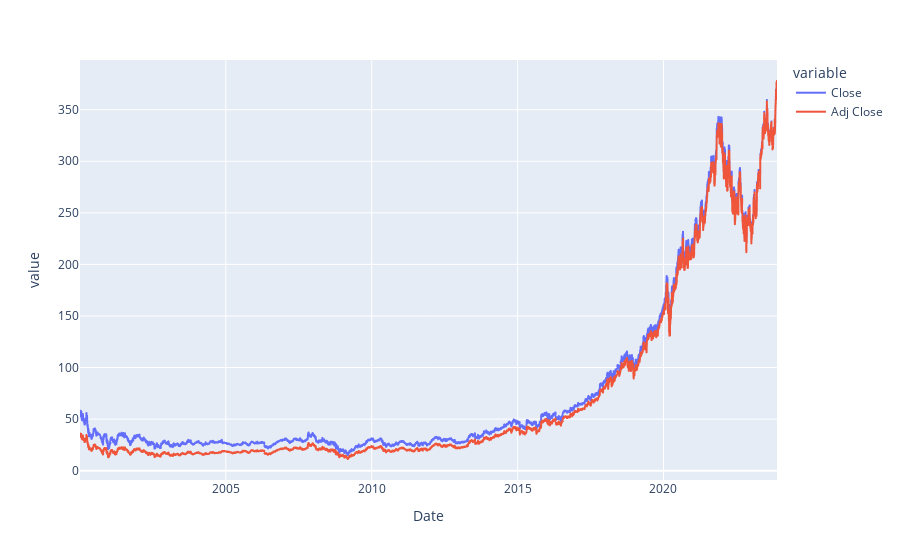

The notebook cell this image was saved under:
### Code cell
line(data_frame=df, x='Date', y=['Close', 'Adj Close'])

### Figure 1 — Plotly figure (JSON) as saved in the notebook; plotly's stock layout.template omitted (floating-point values rounded to 4 significant figures; data arrays with more than 128 entries replaced by an {"elided": "..."} marker saying what was removed)
{"data": [{"hovertemplate": "variable=Close<br>Date=%{x}<br>value=%{y}<extra></extra>", "legendgroup": "Close", "line": {"color": "#636efa", "dash": "solid"}, "marker": {"symbol": "circle"}, "mode": "lines", "name": "Close", "showlegend": true, "type": "scattergl", "x": {"elided": "6012 str values"}, "xaxis": "x", "y": {"elided": "6012 float values"}, "yaxis": "y"}, {"hovertemplate": "variable=Adj Close<br>Date=%{x}<br>value=%{y}<extra></extra>", "legendgroup": "Adj Close", "line": {"color": "#EF553B", "dash": "solid"}, "marker": {"symbol": "circle"}, "mode": "lines", "name": "Adj Close", "showlegend": true, "type": "scattergl", "x": {"elided": "6012 str values"}, "xaxis": "x", "y": {"elided": "6012 float values"}, "yaxis": "y"}], "layout": {"legend": {"title": {"text": "variable"}, "tracegroupgap": 0}, "margin": {"t": 60}, "xaxis": {"anchor": "y", "domain": [0, 1], "title": {"text": "Date"}}, "yaxis": {"anchor": "x", "domain": [0, 1], "title": {"text": "value"}}}}
